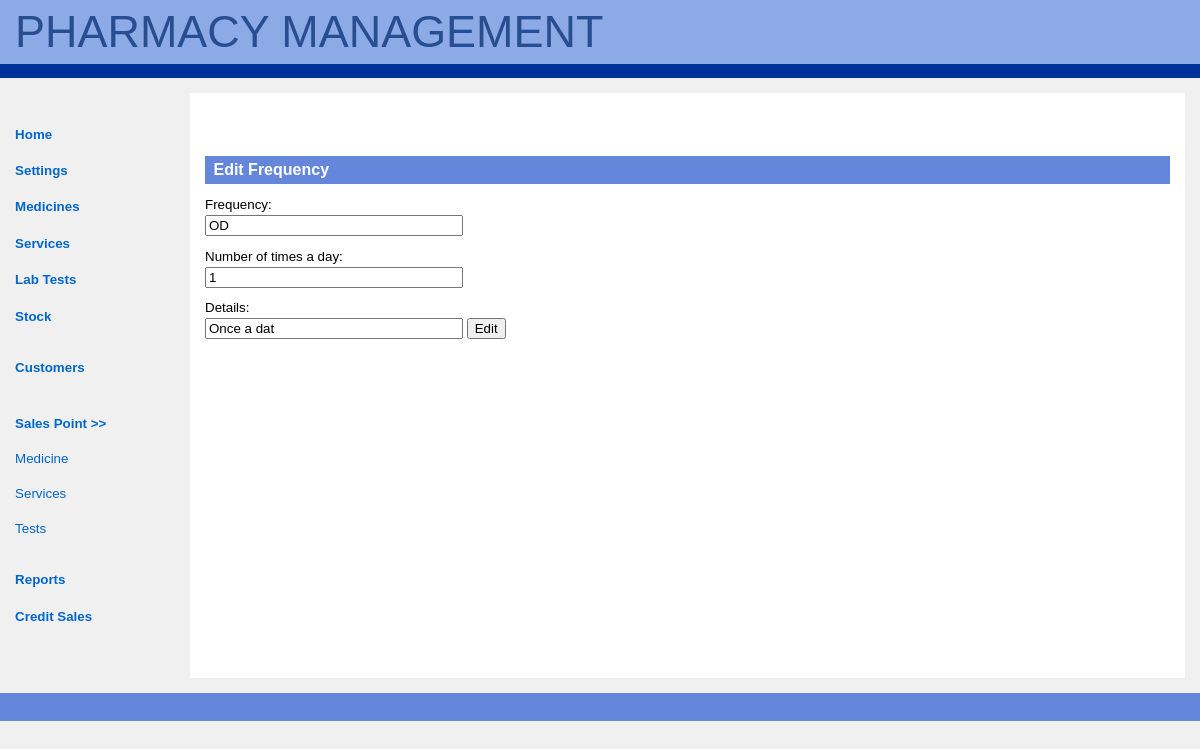
Screenshot of /edit_frequency.php?id=1 (signed in) with the database file from the repository.
### tables this page shows
CREATE TABLE IF NOT EXISTS `frequency` (
  `id` int(11) NOT NULL AUTO_INCREMENT,
  `frequency` varchar(30) NOT NULL,
  `times` int(11) NOT NULL,
  `details` varchar(250) NOT NULL,
  PRIMARY KEY (`id`)
);

### edit_frequency.php (the view, shortened to what this page needs)
<?php require_once("includes/functions.php");?>
<?php
if($_GET['id']){
	$frq_id= $_GET['id'];
	$sql = "SELECT * FROM frequency WHERE id = ".$frq_id;
	$frq_result = mysql_query($sql, $connection);
	$old_frequency = mysql_fetch_array($frq_result);
}
?>
<?php include("includes/header.php");?>
<div id="main-copy">
        <h1>Edit Frequency</h1>
        <form autocomplete="off" action="edit_frequency.php?id=<?php echo $frq_id;?>" method="post">
            <label>Frequency:</label>
            <input type="text" name="frequency" id="frequency" maxlength="30" value="<?php echo $old_frequency['frequency'];?>" required autofocus placeholder="Enter frequency e.g OD, BD, TD, START"/>
            <label>Number of times a day:</label><input type="number" name="times" id="times" maxlength="33" value="<?php echo $old_frequency['times'];?>" min="1" max="12" placeholder="Enter number of times for the prescription" required/>
            <label>Details:</label>
            <input type="text" name="details" id="details" maxlength="250" value="<?php echo $old_frequency['details'];?>" required placeholder="Enter details e.g 'Once a day' for BD"/>
            <input type="submit" name="edit_frequency" id="edit_frequency" value="Edit" />
        </form>
            </div>
        <div id="footer">
        </div>
    </body>
</html>

### css/style.css (style rules this page uses)
body { color: black; background-color: rgb(240,240,240); font-family: verdana, helvetica, arial, sans-serif; font-size: 100%; margin: 0; padding: 0; }
html > body { font-size: 10pt; }
#main-copy { color: black; background-color: white; text-align: justify; line-height: 1.5em; margin: 15px; margin-left: 190px; height: 555px; padding: 15px; border-left: 15px; }
#main-copy h1 { color: white; background-color: rgb(100,135,220); font-size: 1.2em; font-weight: bold; margin: 3em 0 0 0; padding: 0.5ex 0 0.5ex 1ex; }
#footer { color: white; background-color: rgb(100,135,220); font-size: 91%; margin: 0; padding: 1em 2.5mm 2.5ex 2.5mm; clear: both; }
label { display:block; font-size: 1em; margin: .8em 0 0; }
input[type="search"], input[type="date"], input[type="number"], input[type="password"], input[type="text"], input[type="email"], input[type="url"], textarea { width: 250px; }
input[type="submit"] { display:; }

### rows the page displays
frequency: frequency "OD", times "1", details "Once a dat"
